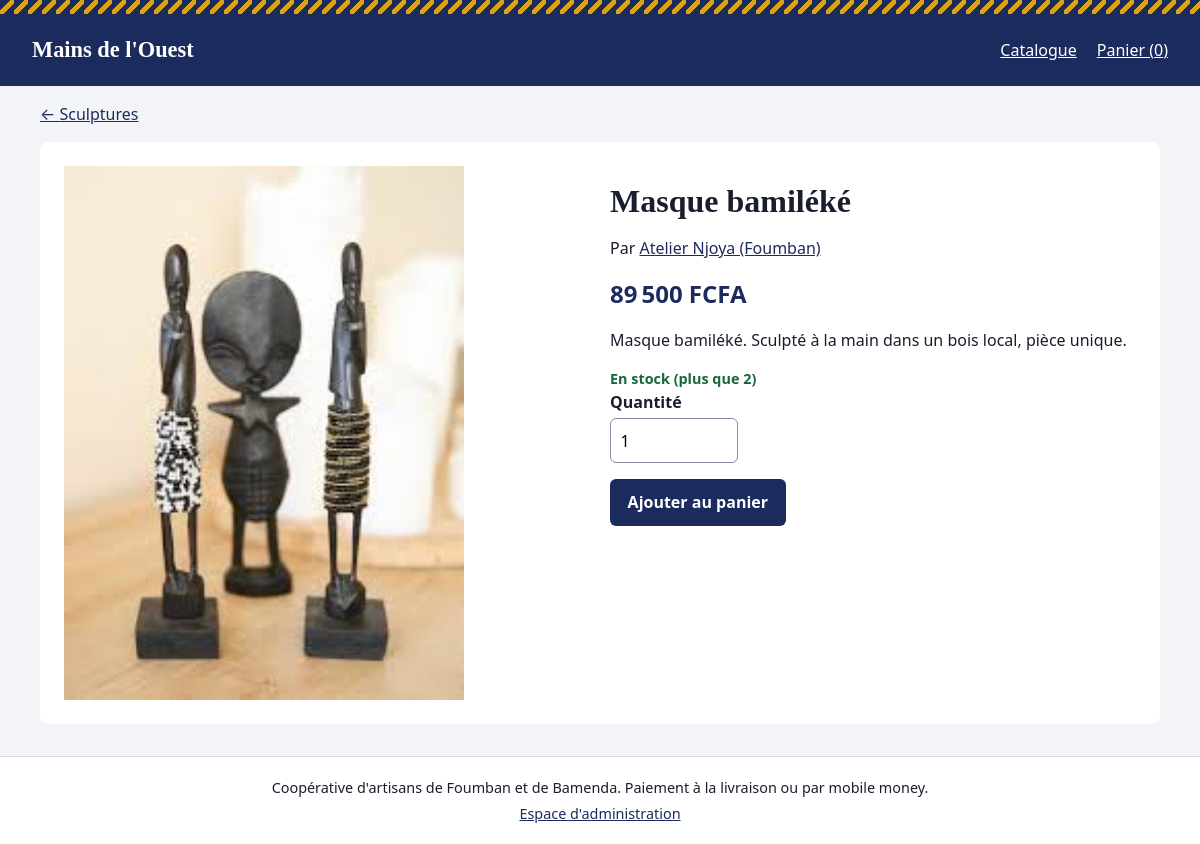
The app's page /produit/1 with its own data.
### tables this page shows
CREATE TABLE categories (
    id          INTEGER PRIMARY KEY AUTOINCREMENT,
    nom         TEXT NOT NULL UNIQUE,
    description TEXT NOT NULL DEFAULT ''
);

CREATE TABLE produits (
    id           INTEGER PRIMARY KEY AUTOINCREMENT,
    nom          TEXT    NOT NULL,
    categorie_id INTEGER NOT NULL REFERENCES categories(id),
    description  TEXT    NOT NULL DEFAULT '',
    prix         INTEGER NOT NULL CHECK (prix > 0),
    stock        INTEGER NOT NULL DEFAULT 0 CHECK (stock >= 0),
    image        TEXT    NOT NULL DEFAULT 'img/defaut.jpg',
    artisan      TEXT    NOT NULL,
    actif        INTEGER NOT NULL DEFAULT 1 CHECK (actif IN (0, 1))
);

### app.py (the view)
@app.route("/produit/<int:produit_id>")
def produit(produit_id):
    lignes = chercher_produits(ids=[produit_id])
    if not lignes:
        abort(404)
    return render_template("produit.html", p=lignes[0])

### app.py (called while the page is built)
def get_db():
    if "db" not in g:
        g.db = sqlite3.connect(CHEMIN_BASE)
        g.db.row_factory = sqlite3.Row
        g.db.execute("PRAGMA foreign_keys = ON")
    return g.db

@app.teardown_appcontext
def fermer_db(_erreur):
    db = g.pop("db", None)
    if db is not None:
        db.close()

@app.before_request
def verifier_csrf():
    if request.method == "POST":
        attendu = session.get("csrf", "")
        recu = request.form.get("csrf", "")
        if not attendu or not secrets.compare_digest(attendu, recu):
            abort(400)

@app.context_processor
def contexte_commun():
    if "csrf" not in session:
        session["csrf"] = secrets.token_hex(16)
    return {"csrf": session["csrf"], "admin_connecte": "admin_id" in session,
            "MODES_PAIEMENT": MODES_PAIEMENT, "SEUIL": SEUIL_ALERTE_STOCK}

@app.after_request
def en_tetes_securite(reponse):
    reponse.headers["X-Content-Type-Options"] = "nosniff"
    reponse.headers["Content-Security-Policy"] = (
        "default-src 'self'; img-src 'self' data:; frame-ancestors 'none'")
    return reponse

@app.template_filter("fcfa")
def filtre_fcfa(montant):
    return f"{int(montant):,}".replace(",", "\u202f") + "\u00a0FCFA"

def chercher_produits(categorie=None, recherche="", tri="nom", ids=None, artisan=None):
    sql = ("SELECT p.*, c.nom AS categorie FROM produits p "
           "JOIN categories c ON c.id = p.categorie_id WHERE p.actif = 1")
    params = []
    if categorie:
        sql += " AND p.categorie_id = ?"
        params.append(categorie)
    if recherche:
        sql += " AND (p.nom LIKE ? OR p.description LIKE ? OR p.artisan LIKE ?)"
        params += [f"%{recherche}%"] * 3
    if artisan:
        sql += " AND p.artisan = ?"
        params.append(artisan)
    if ids:
        sql += " AND p.id IN (%s)" % ",".join("?" * len(ids))  # seuls des « ? » sont insérés
        params += ids
    sql += " ORDER BY " + TRIS.get(tri, TRIS["nom"])
    return get_db().execute(sql, params).fetchall()

### templates/produit.html (shortened to what this page needs)
{% extends "base.html" %}
{% block contenu %}
<p><a href="{{ url_for('catalogue', categorie=p.categorie_id) }}">← {{ p.categorie }}</a></p>
<article class="fiche">
  <img src="{{ url_for('static', filename=p.image) }}" alt="{{ p.nom }}, par {{ p.artisan }}" width="400" height="300">
  <div>
    <h1>{{ p.nom }}</h1>
    <p>Par <a href="{{ url_for('artisan', nom=p.artisan) }}">{{ p.artisan }}</a></p>
    <p class="prix prix-grand">{{ p.prix|fcfa }}</p>
    <p>{{ p.description }}</p>
    {% if p.stock > 0 %}
    <p class="stock stock-ok">En stock{% if p.stock < SEUIL %} (plus que {{ p.stock }}){% endif %}</p>
    <div class="champ champ-court">
      <label for="qte-{{ p.id }}">Quantité</label>
      <input type="number" id="qte-{{ p.id }}" value="1" min="1" max="{{ p.stock }}">
    </div>
    <button type="button" class="bouton" data-ajouter="{{ p.id }}" data-stock="{{ p.stock }}">Ajouter au panier</button>
    {% else %}
    <p class="stock stock-vide">Épuisé</p>
    {% endif %}
  </div>
</article>
{% endblock %}

### templates/base.html (shortened to what this page needs)
<!DOCTYPE html>
<html lang="fr">
<head>
  <link rel="stylesheet" href="{{ url_for('static', filename='css/style.css') }}">
</head>
<body>
  <header class="entete">
    <div class="bandeau-ndop" aria-hidden="true"></div>
    <div class="entete-corps">
      <a class="logo" href="{{ url_for('catalogue') }}">Mains de l'Ouest</a>
      <nav aria-label="Navigation principale">
        <ul class="menu">
          <li><a href="{{ url_for('catalogue') }}">Catalogue</a></li>
          <li><a href="{{ url_for('panier') }}">Panier (<span data-badge>0</span>)</a></li>
        </ul>
      </nav>
    </div>
  </header>
  <main id="contenu">
    {% block contenu %}{% endblock %}
  </main>
  <footer class="pied">
    <p>Coopérative d'artisans de Foumban et de Bamenda. Paiement à la livraison ou par mobile money.</p>
    {% if admin_connecte %}
    <form method="post" action="{{ url_for('admin_deconnexion') }}">
      <input type="hidden" name="csrf" value="{{ csrf }}">
      <button type="submit" class="bouton-lien">Se déconnecter</button>
    </form>
    {% else %}
    <p><a href="{{ url_for('admin_connexion') }}">Espace d'administration</a></p>
    {% endif %}
  </footer>
</body>
</html>

### static/css/style.css (style rules this page uses)
:root { --indigo: #1c2b5e; --encre: #1a1d2e; --fond: #f2f4f8; --surface: #ffffff; --raphia: #d9a21b; --trait: #d5d9e4; --ok: #17673f; --alerte: #b3261e; --police-titre: "Palatino Linotype", Palatino, "Book Antiqua", Georgia, serif; --police-texte: system-ui, -apple-system, "Segoe UI", Roboto, sans-serif; }
*, *::before, *::after { box-sizing: border-box; }
body { margin: 0; font-family: var(--police-texte); color: var(--encre); background: var(--fond); line-height: 1.5; }
h1, h2, h3, .logo { font-family: var(--police-titre); line-height: 1.2; }
h1 { font-size: 1.6rem; margin: 1rem 0; }
a { color: var(--indigo); }
img { max-width: 100%; height: auto; display: block; }
.bandeau-ndop { height: 14px; background: linear-gradient(135deg, transparent 38%, var(--raphia) 38% 62%, transparent 62%) 0 0 / 14px 14px, var(--indigo); }
.entete { background: var(--indigo); color: #fff; }
.entete-corps { display: flex; flex-wrap: wrap; align-items: center; justify-content: space-between; gap: .5rem 1.5rem; padding: .75rem 1rem; }
.logo { color: #fff; font-size: 1.4rem; font-weight: bold; text-decoration: none; }
.menu { list-style: none; display: flex; gap: 1.25rem; margin: 0; padding: 0; }
.menu a { color: #fff; padding: .5rem 0; display: inline-block; }
main { max-width: 72rem; margin: 0 auto; padding: 0 1rem 2rem; }
.pied { background: var(--surface); border-top: 1px solid var(--trait); padding: 1rem; text-align: center; font-size: .9rem; }
.pied form, .pied p { margin: .25rem 0; }
.bouton { display: inline-block; background: var(--indigo); color: #fff; border: 0; border-radius: 6px; padding: .7rem 1.1rem; font: inherit; font-weight: 600; cursor: pointer; text-decoration: none; min-height: 44px; }
.champ { display: flex; flex-direction: column; gap: .25rem; margin-bottom: 1rem; }
.champ-court { max-width: 8rem; }
label, legend { font-weight: 600; }
input[type=text], input[type=search], input[type=tel], input[type=number], input[type=password], input[type=date], select, textarea { font: inherit; padding: .6rem; border: 1px solid #8a90a6; border-radius: 6px; background: #fff; width: 100%; min-height: 44px; }
.prix { font-weight: 700; margin: .25rem 0; }
.prix-grand { font-size: 1.5rem; color: var(--indigo); }
.stock { margin: 0; font-weight: 600; font-size: .9rem; }
.stock-ok { color: var(--ok); }
.fiche { display: grid; gap: 1.25rem; background: var(--surface); padding: 1rem; border-radius: 8px; }
@media (min-width: 40em) { h1 { font-size: 2rem; } }
@media (min-width: 40em) { .fiche { grid-template-columns: 1fr 1fr; padding: 1.5rem; } }
@media (min-width: 64em) { .entete-corps { padding: 1rem 2rem; } }

### records on screen
categories: categorie "Sculptures"
produits: image (picture), nom "Masque bamiléké", artisan "Atelier Njoya (Foumban)", prix|fcfa "89 500 FCFA", description "Masque bamiléké. Sculpté à la main dans un bois local, pièce unique.", stock "2", id "1"
